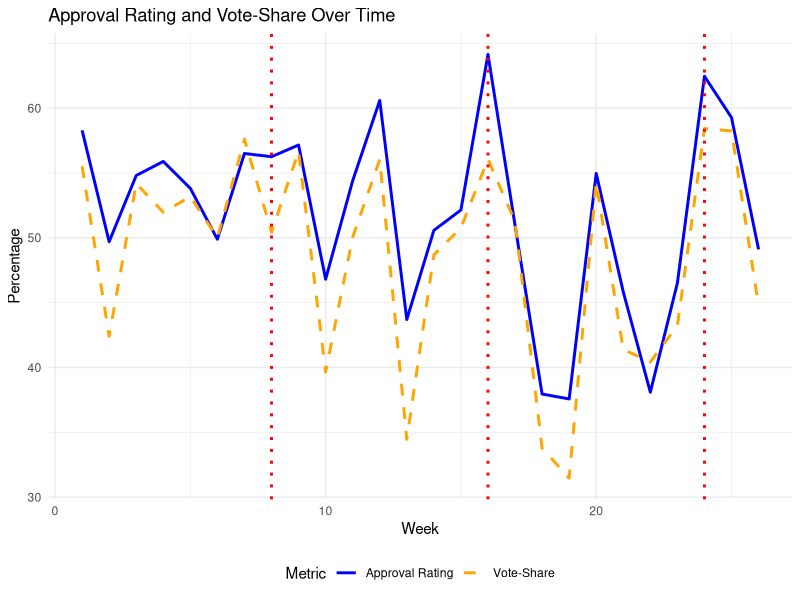

Write R code to recreate this figure.
## ---- chunk 1
set.seed(42) # For reproducible results

# Time frame
weeks <- 1:26 # 26 weeks in 6 months

# Simulating approval ratings and vote-shares
approval_ratings <- pmin(pmax(rnorm(26, 50, 5) + sin(weeks/2) * 3, 0), 100)
vote_shares <- pmin(pmax(approval_ratings + rnorm(26, 0, 3) - 2, 0), 100)

# Debates impact
debate_weeks <- c(8, 16, 24)
for (week in debate_weeks) {
  approval_ratings[week] <- pmin(approval_ratings[week] + sample(5:10, 1), 100)
  vote_shares[week] <- pmin(vote_shares[week] + sample(3:7, 1), 100)
}

# Creating a dataframe
data <- data.frame(Week = weeks, Approval_Rating = approval_ratings, Vote_Share = vote_shares)

# Write a csv file
write.csv(data, file = "data.csv")
## ---- chunk 2
# Paired t-tests for approval ratings and vote-shares around debates
t.test(data$Approval_Rating[debate_weeks - 1], data$Approval_Rating[debate_weeks], paired = TRUE)
t.test(data$Vote_Share[debate_weeks - 1], data$Vote_Share[debate_weeks], paired = TRUE)

# Pearson correlation test
cor.test(data$Approval_Rating, data$Vote_Share)

# Comparing post-debate week with the following week
t.test(data$Approval_Rating[debate_weeks], data$Approval_Rating[debate_weeks + 1], paired = TRUE)
t.test(data$Vote_Share[debate_weeks], data$Vote_Share[debate_weeks + 1], paired = TRUE)


## ---- chunk 3
# Make a Graph

library(ggplot2)

# Creating the plot
p <- ggplot(data, aes(x = Week)) + 
  geom_line(aes(y = Approval_Rating, colour = "Approval Rating"), size = 1) + 
  geom_line(aes(y = Vote_Share, colour = "Vote-Share"), size = 1, linetype = "dashed") +
  scale_colour_manual(values = c("Approval Rating" = "blue", "Vote-Share" = "orange")) +
  geom_vline(xintercept = c(8, 16, 24), linetype = "dotted", colour = "red", size = 1) +
  theme_minimal() +
  labs(title = "Approval Rating and Vote-Share Over Time",
       x = "Week",
       y = "Percentage",
       colour = "Metric") +
  theme(legend.position = "bottom")

# Displaying the plot
print(p)

